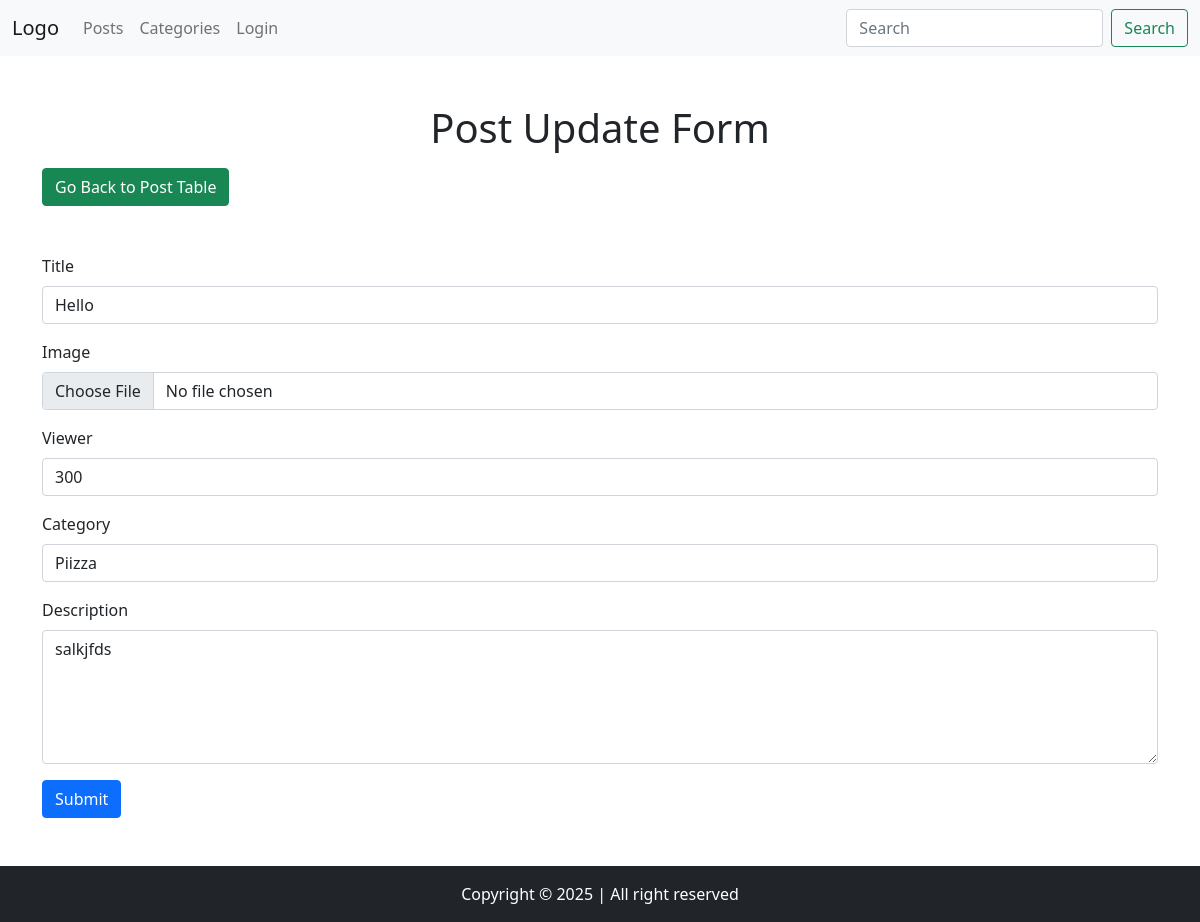
Page /post/update/1/ on the earlier database version.
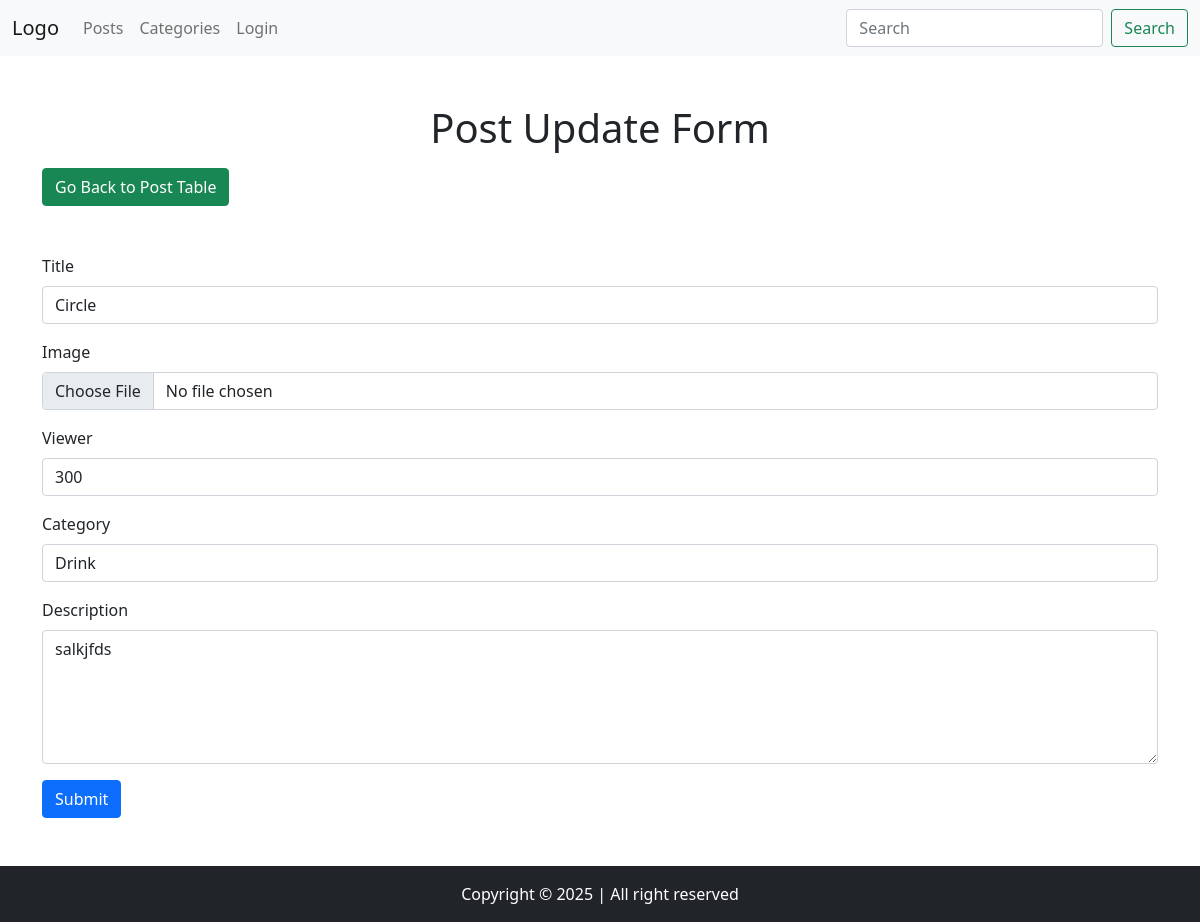
Same page on the later database version.
### app/models.py (models this page shows)
class PostModel(models.Model):
    title = models.CharField(max_length=50)
    description = models.TextField()
    image = models.ImageField(null=True, upload_to="posts/")
    category = models.ForeignKey(CategoryModel, on_delete=models.CASCADE, null=True)
    viewer = models.IntegerField(default=0)
    created_at = models.DateTimeField(auto_now_add=True)
    updated_at = models.DateTimeField(auto_now=True)

class CategoryModel(models.Model):
    name = models.CharField(max_length=200)
    created_at = models.DateTimeField(auto_now_add=True)
    updated_at = models.DateTimeField(auto_now=True)

### app/views.py (the view, shortened to what this page needs)
# urls.py: path("post/update/<int:pk>/", views.post_update),
def post_update(request, pk):
    post = PostModel.objects.get(id=pk)
    categories = CategoryModel.objects.all()  # 1
    context = {"post": post, "categories": categories}
    if request.method == "GET":
        return render(request, "post_update.html", context)

### templates/post_update.html (shortened to what this page needs)
{% extends 'components/base.html' %}
{% block body %}
<h1 class="text-center mb-3">Post Update Form</h1>
<a href="/post/list/" class="btn btn-success">Go Back to Post Table</a>
<form class="mt-5" method="POST" enctype="multipart/form-data" action="/post/update/{{ post.id }}/">
    <div class="mb-3">
        <label class="form-label">Title</label>
        <input name="title" value="{{ post.title }}" type="text" class="form-control">
    </div>
    <div class="mb-3">
        <label class="form-label">Image</label>
        <input type="file" name="image" class="form-control">
    </div>
    <div class="mb-3">
        <label class="form-label">Viewer</label>
        <input name="viewer" value="{{ post.viewer }}" type="number" class="form-control">
    </div>
    <div class="mb-3">
        <label class="form-label">Category</label>
        <select name="category" class="form-control">
            {% for category in categories %}
            <option value="{{ category.id }}" {% if category.id == post.category.id %}selected{% endif %}>{{ category.name }}</option>
            {% endfor %}
        </select>
    </div>
    <div class="mb-3">
        <label class="form-label">Description</label>
        <textarea name="description" rows="5" class="form-control">{{ post.description }}</textarea>
    </div>
    <button type="submit" class="btn btn-primary">Submit</button>
</form>
{% endblock %}

Differences in the rows shown:
changed PostModel "salkjfds": title "Hello" → "Circle"; category "Piizza" → "Drink"
